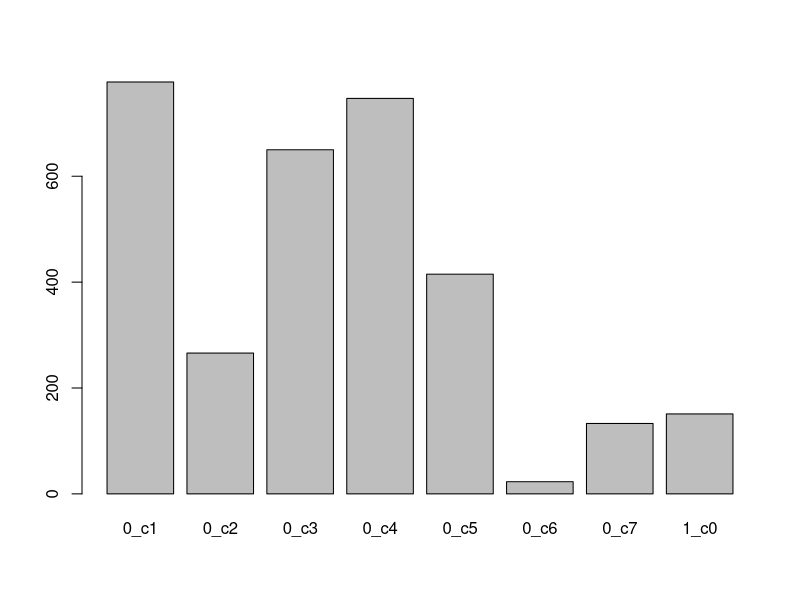

Write R code to recreate this figure.
# Lab 08 - Imbalanced classes

setwd("~/RGU/Semester 02/Advanced Data Science/ADS")

clustData <- function (df,ClassIndex,kmeansClasses = rep(0,unique(df[,ClassIndex]))) {
  # use split function to split the dataset according to the class label
  # a set of dataframes each representing a class label will be stored
  # in dfs list()
  dfs <- split (df, df[,ClassIndex])
  # create empty list
  clustList <- list()
  n <- length(dfs)
  for (i in 1:length(kmeansClasses)){
    # Cluster according to all features excluding the label
    if (kmeansClasses[i]>1 & kmeansClasses[i]< nrow(dfs[[i]])){
      clustList[[i]] <- kmeans(dfs[[i]][,-ClassIndex],kmeansClasses[i])
      #plotcluster(clustList[[i]], clustList[[i]]$cluster)
      dfs[[i]]$cluster <- paste0((dfs[[i]][,ClassIndex]),
                                 "_","c",clustList[[i]]$cluster)
    }
    else {
      dfs[[i]]$cluster = paste0((dfs[[i]][,ClassIndex]),
                                "_c0")
    }
  }
  # put all list elements in a dataframe and return it
  # note that ldply() require the library plyr
  allClusteredElements <- ldply (dfs, data.frame)
  # drop the first column 'id' resulting from ldply
  allClusteredElements <- allClusteredElements[,-1]
  allClusteredElements <- allClusteredElements[,-ClassIndex]
  return(allClusteredElements)
}

df <- read.csv('data/hypthyroid.csv')
df$label <- as.factor(df$label)

# create backup copy of the dataset
library(plyr)
dfc <- df
# store labels (labels are 1st column in original dataset)
# and add them as the last column
tmp <- dfc$label

dfc$label <- NULL
dfc$label <- tmp
#

# notice that ncol(df) was used here because it is the index of the class label
dfc <- clustData(dfc,ncol(df),c(7,0))

barplot(table(dfc$cluster))
